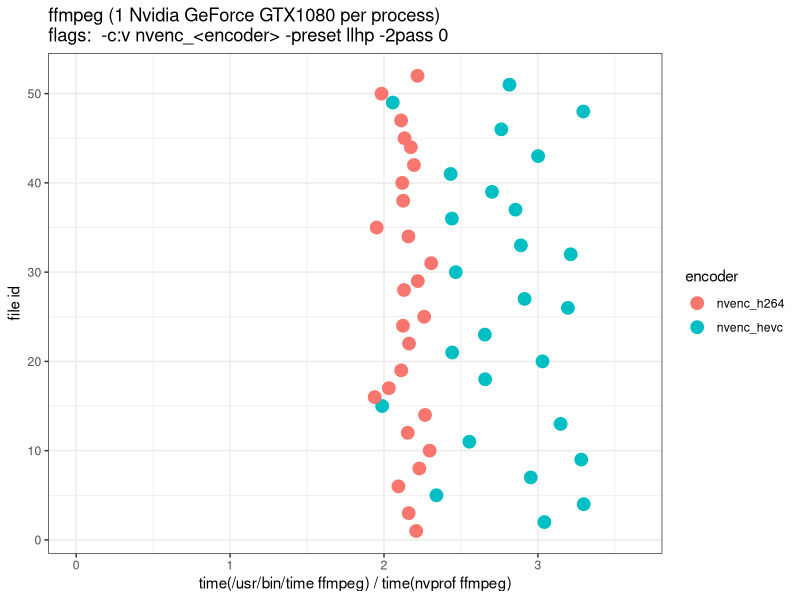
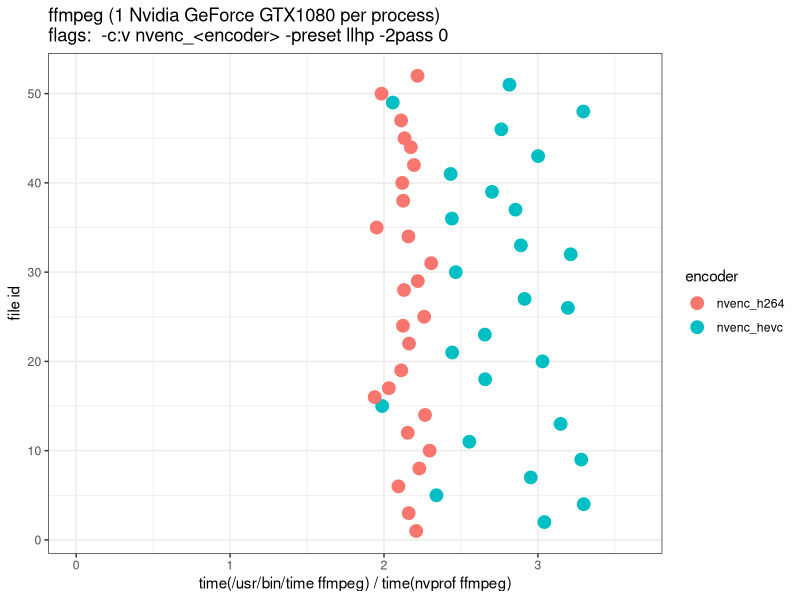
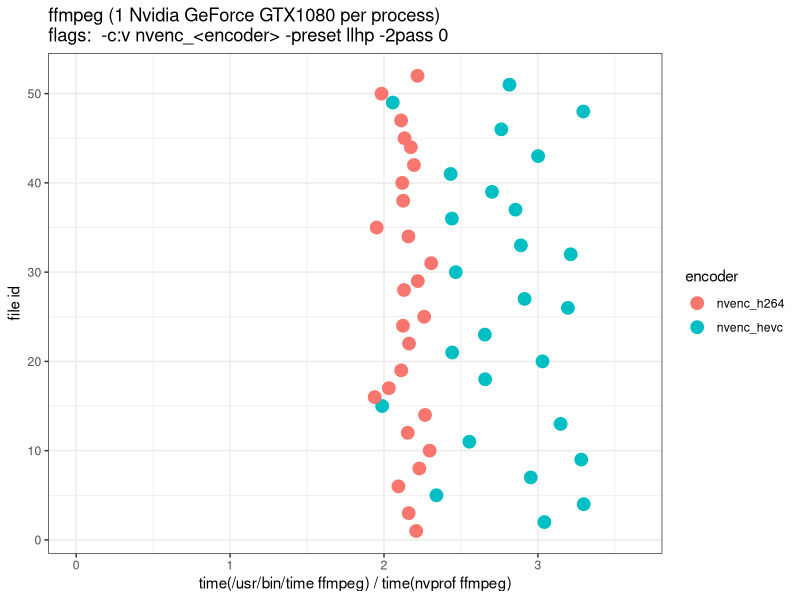

Recreate these plots in R, in order.
#!/usr/bin/env Rscript
library(ggplot2)
library(dplyr, warn.conflicts=FALSE)
library(readr)
library(ggthemes)
library(tidyr)


enc_df = read_csv("sqy-corpus-encode.csv") %>% filter(exit==0) %>% select(-flags, -timestamp) 

encnv_df = read_csv("sqy-corpus-encode-nvprof.csv") %>% filter(exit==0)  %>% mutate(shorthand = gsub("_nvprof","",shorthand))

glimpse(encnv_df)
glimpse(enc_df)
combined_enc = inner_join(enc_df,encnv_df,by = c("filename"="filename",
                                              "shorthand"="shorthand")) %>% mutate(time_ratio = realtime_sec/cuCtxTime_sec, encoder=gsub("_ultrafast","",shorthand), shortuid = as.integer(row_number())) 

glimpse(combined_enc)

timingplot = ggplot( combined_enc ,aes( x=shortuid, y=time_ratio,color=encoder)) + theme_bw()
timingplot = timingplot + geom_point(size=4) 
timingplot = timingplot + ggtitle("ffmpeg (1 Nvidia GeForce GTX1080 per process)\nflags:  -c:v nvenc_<encoder> -preset llhp -2pass 0")
timingplot = timingplot + xlab("file id") + ylab(" time(/usr/bin/time ffmpeg) / time(nvprof ffmpeg) ")
timingplot = timingplot + ylim(0,1.1*max(combined_enc$time_ratio))
timingplot = timingplot + coord_flip()


ggsave("ffmpeg_timing_difference.png",timingplot,height=4)
ggsave("ffmpeg_timing_difference.svg",timingplot,height=4)
ggsave("ffmpeg_timing_difference.pdf",timingplot,height=4)
